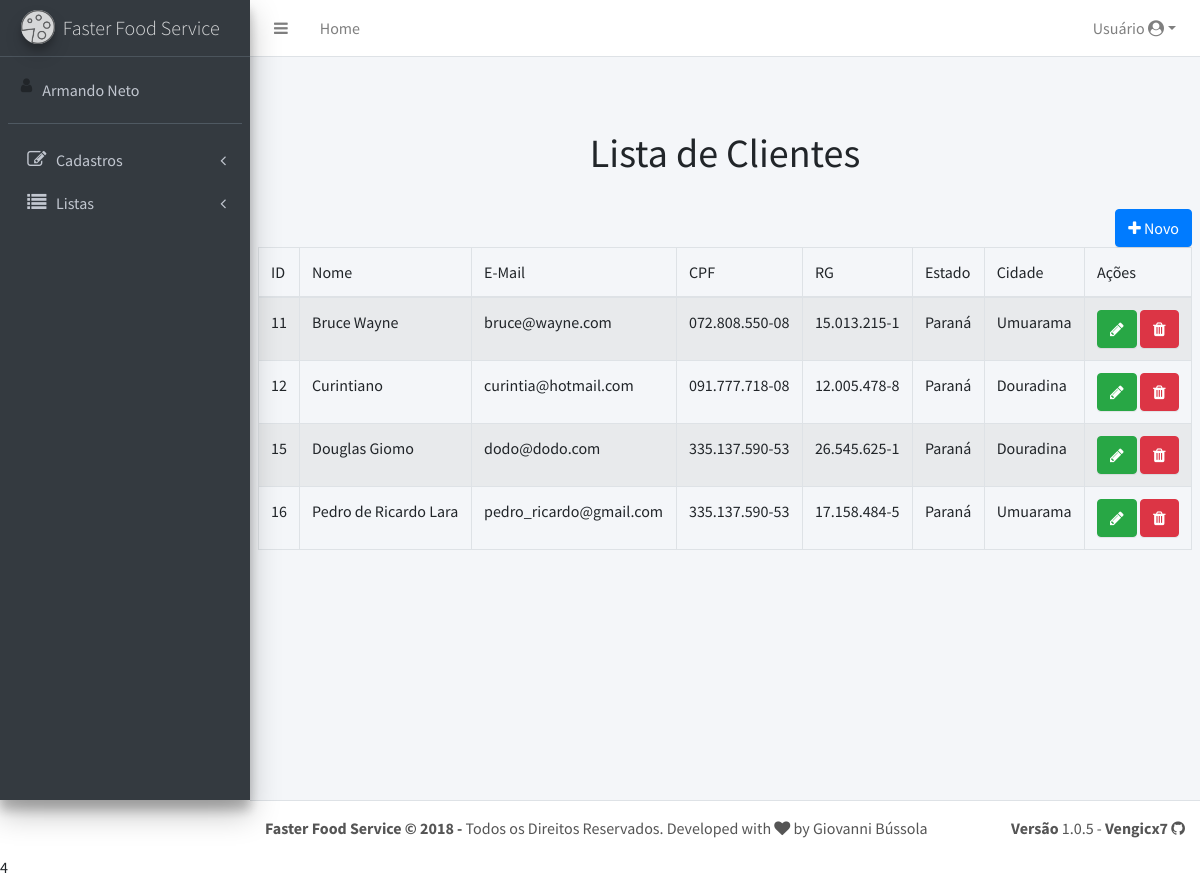
The app's page /home.php?fd=listas&pg=cliente (signed in), older data.
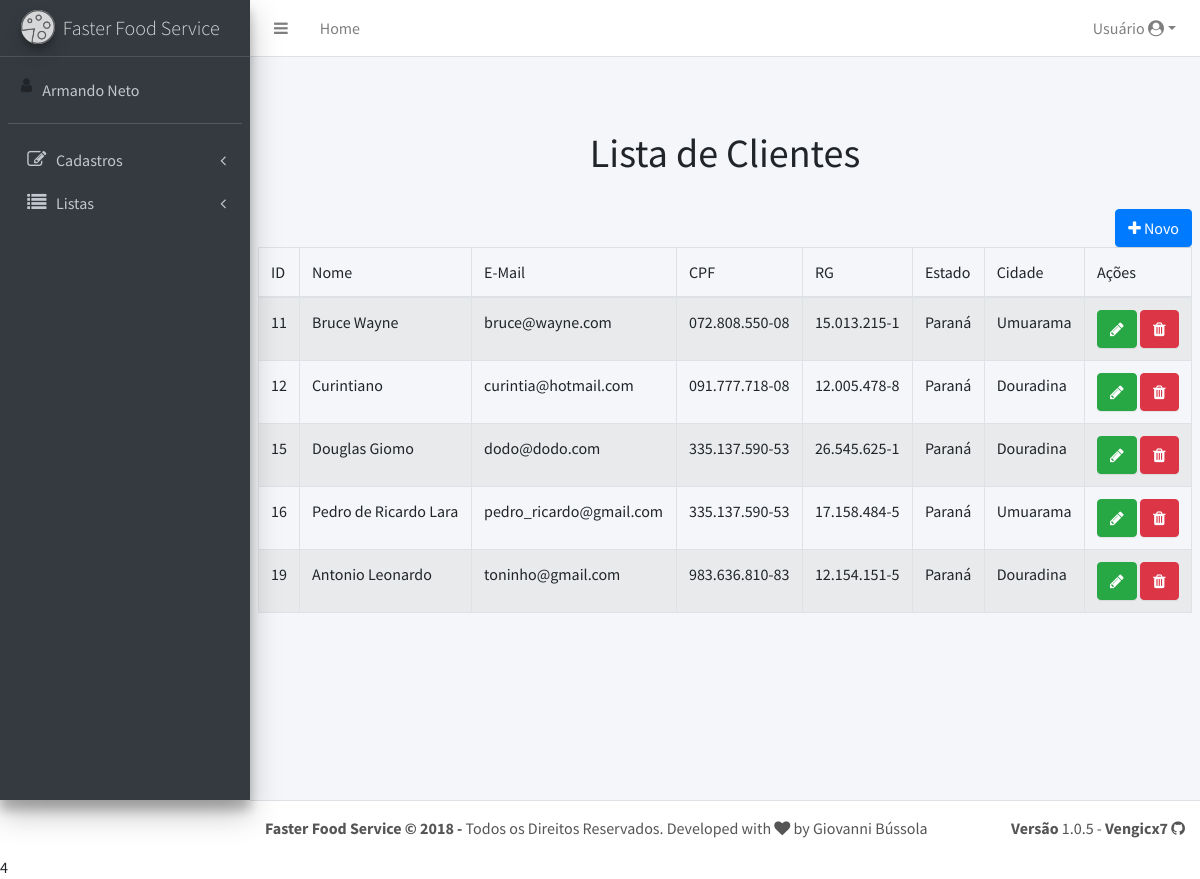
The same page, newer data.
### tables this page shows
CREATE TABLE `usuario` (
  `id` int(11) NOT NULL,
  `nome` varchar(100) NOT NULL,
  `senha` varchar(100) NOT NULL,
  `status` char(1) NOT NULL,
  `tipoUsuario` int(11) NOT NULL,
  `cpf` varchar(11) DEFAULT NULL,
  `endereco` varchar(150) DEFAULT NULL,
  `telefone` varchar(15) DEFAULT NULL,
  `rg` varchar(9) DEFAULT NULL,
  `login` varchar(100) NOT NULL,
  `email` varchar(100) DEFAULT NULL,
  `cidade` int(100) NOT NULL,
  `cep` varchar(8) DEFAULT NULL,
  `estado` int(2) DEFAULT NULL,
  `nascimento` date DEFAULT NULL,
  `numero` varchar(25) DEFAULT NULL
);

CREATE TABLE `estado` (
  `id` int(11) NOT NULL,
  `nome` varchar(50) NOT NULL,
  `uf` varchar(2) NOT NULL
);

CREATE TABLE `cidade` (
  `id` int(11) NOT NULL,
  `nome` varchar(50) NOT NULL,
  `estado_id` int(11) NOT NULL
);

### listas/cliente.php (the view, shortened to what this page needs)
	<h1 class="text-center">Lista de Clientes</h1>
	<br>
	<a href="home.php?fd=cadastro&pg=cliente" class="btn btn-primary float-right"><i class="fa fa-plus"></i> Novo</a>
	<table class="table table-bordered table-striped" id="tabela">
		<thead>
			<tr>
				<td>ID</td>
				<td>Nome</td>
				<td>E-Mail</td>
				<td>CPF</td>
				<td>RG</td>
				<td>Estado</td>
				<td>Cidade</td>
				<td>Ações</td>
			</tr>
		</thead>
<?php
	include "./app/conecta.php";
	$sql = "SELECT u.id, u.nome as usuario_nome, u.email, u.cpf, u.rg, c.nome as cidade_nome, e.nome as estado_nome FROM usuario u
			INNER JOIN cidade c ON u.cidade = c.id
			INNER JOIN estado e ON u.estado = e.id WHERE tipoUsuario = 3";
	$query = $pdo->prepare($sql);
	$query->execute();
	while($data = $query->fetch(PDO::FETCH_OBJ)){
		$id = $data->id;
		$nome = $data->usuario_nome;
		$cpf = $data->cpf;
		$rg = $data->rg;
		$email = $data->email;
		$cidade = $data->cidade_nome;
		$estado = $data->estado_nome;
		$arrayCpf = str_split($cpf, 3);
		$cpf2 = $arrayCpf[0].".".$arrayCpf[1].".".$arrayCpf[2]."-".$arrayCpf[3];
		$arrayRg = str_split($rg, 1);
		$rg2 = $arrayRg[0].$arrayRg[1].".".$arrayRg[2].$arrayRg[3].$arrayRg[4].".".$arrayRg[5].$arrayRg[6].$arrayRg[7]."-".$arrayRg[8];
		echo "<tr>
				<td>$id</td>
				<td>$nome</td>
				<td>$email</td>
				<td>$cpf2</td>
				<td>$rg2</td>
				<td>$estado</td>
				<td>$cidade</td>
				<td><a class='btn btn-success' href='home.php?fd=cadastro&pg=cliente&id=$id'><i class='fa fa-pencil'></i></a>
					<a href=\"javascript:excluir($id,'$nome')\" class='btn btn-danger'><i class='fa fa-trash'></i></a>
				</td>
			  </tr>";
	}
?>
	</table>

Row changes from the older to the newer data that the page shows:
added usuario: id "19", nome "Antonio Leonardo", email "toninho@gmail.com", cpf "983.636.810-83", rg "12.154.151-5", estado.nome "Paraná", cidade.nome "Douradina"
